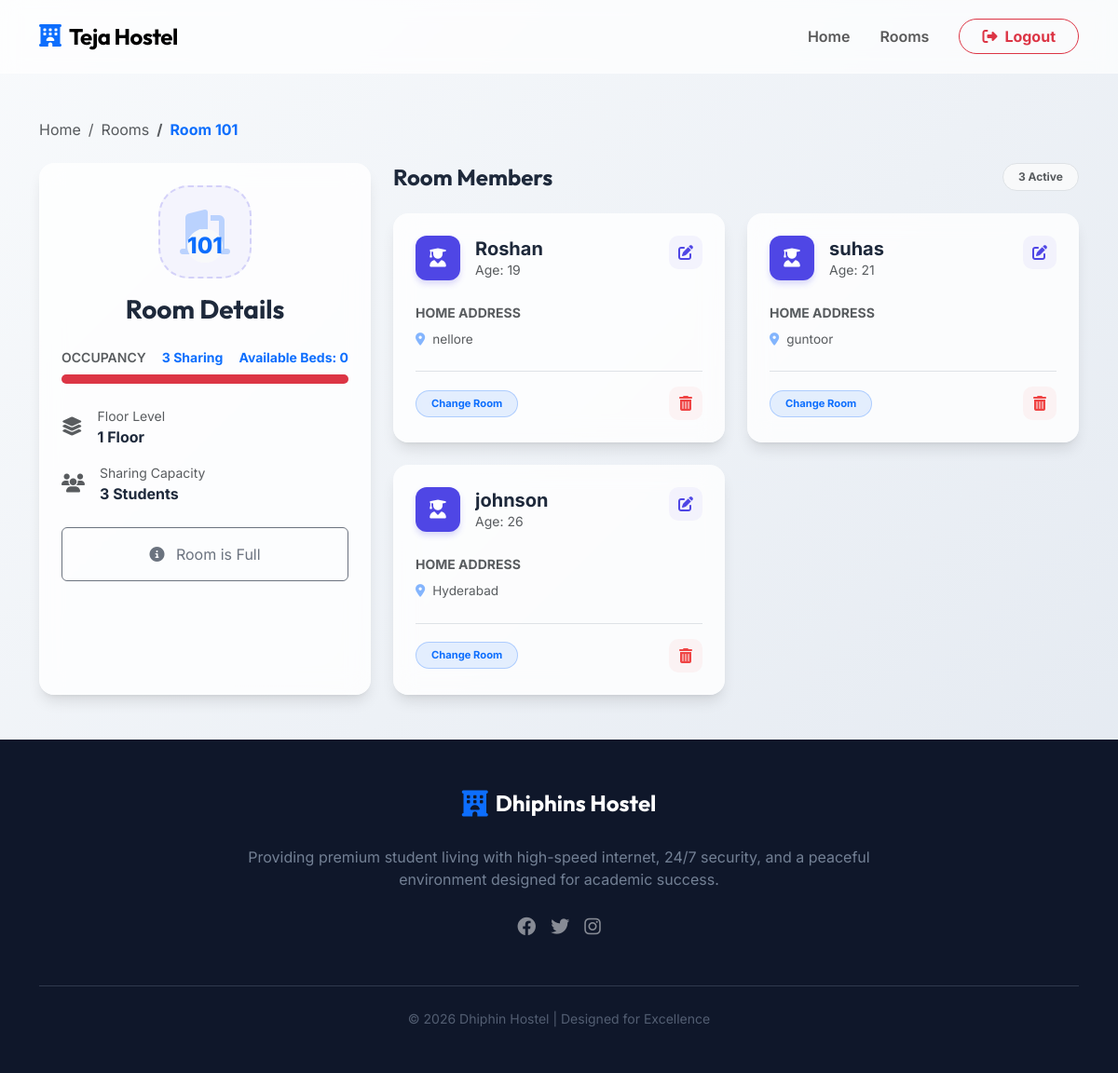
/myapp/room_details/101 (signed in), run on the app's committed database.
### myapp/models.py (models this page shows, shortened)
class Room(models.Model):
    room_no=models.IntegerField(primary_key=True)
    floor=models.IntegerField()
    sharing=models.IntegerField()
    @property
    def available_slots(self):
        total_members = self.person_set.count()
        return self.sharing - total_members

class Person(models.Model):
    name=models.CharField(max_length=50)
    age=models.IntegerField()
    address=models.CharField(max_length=100)
    room = models.ForeignKey(Room, on_delete=models.CASCADE)

### myapp/views.py (the view)
# urls.py: path('room_details/<int:room_no>',views.Room_details,name='room_details'),
@login_required
def Room_details(request, room_no):
    room = Room.objects.get(room_no=room_no)
    persons = Person.objects.filter(room=room)
    return render(request, template_name='myapp/Room_details.html', context={'room': room, 'persons': persons})

### templates/myapp/Room_details.html (shortened to what this page needs)
{% extends "myapp/base.html" %}
{% block content %}
<div class="container py-5">
  <nav aria-label="breadcrumb" class="mb-4">
    <ol class="breadcrumb">
      <li class="breadcrumb-item"><a href="{% url 'home' %}" class="text-decoration-none text-muted">Home</a></li>
      <li class="breadcrumb-item"><a href="{% url 'rooms' %}" class="text-decoration-none text-muted">Rooms</a></li>
      <li class="breadcrumb-item active fw-bold text-primary" aria-current="page">Room {{ room.room_no }}</li>
    </ol>
  </nav>
  <div class="row g-4">
    <div class="col-lg-4">
      <div class="glass-card p-4 border-0 mb-4 h-100">
        <div class="text-center mb-4">
          <div class="room-icon-wrapper mb-3 mx-auto">
            <span class="room-number-large text-primary bg-light border-0 rounded-pill px-10">{{ room.room_no }}</span>
          </div>
          <h3 class="fw-bold mb-1" style="font-family: 'Outfit', sans-serif;">Room Details</h3>
        </div>
        <div class="room-stats mb-4">
          <div class="d-flex justify-content-between mb-2">
            <span class="text-muted fw-semibold small">OCCUPANCY</span>
            <span class="fw-bold text-primary small"> {{ room.sharing }} Sharing</span>
            <span class="fw-bold text-primary small">Available Beds: {{ room.available_slots }}</span>
          </div>
          <div class="progress mb-4" style="height: 10px; border-radius: 5px; background-color: rgba(0,0,0,0.05);">
            <div class="progress-bar
                            {% if room.available_slots == 0 %} bg-danger
                            {% elif room.available_slots == room.sharing %} bg-success
                            {% else %} bg-warning
                            {% endif %}" role="progressbar"
              style="width: {% widthratio persons.count room.sharing 100 %}%"
              aria-valuenow="{% widthratio persons.count room.sharing 100 %}" aria-valuemin="0" aria-valuemax="100">
            </div>
          </div>
          <div class="grid gap-3">
            <div class="d-flex align-items-center mb-3">
              <i class="fas fa-layer-group text-muted me-3 fs-5"></i>
              <div>
                <div class="small text-muted">Floor Level</div>
                <div class="fw-bold fs-6">{{ room.floor }} Floor</div>
              </div>
            </div>
            <div class="d-flex align-items-center">
              <i class="fas fa-users text-muted me-3 fs-5"></i>
              <div>
                <div class="small text-muted">Sharing Capacity</div>
                <div class="fw-bold fs-6">{{ room.sharing }} Students</div>
              </div>
            </div>
          </div>
        </div>
        <div class="d-grid gap-2">
          {% if request.user.is_superuser %}
            {% if room.available_slots > 0 %}
            <a href="{% url 'add_person' room.room_no %}" class="btn btn-primary-modern py-3">
              <i class="fas fa-plus-circle me-2"></i> Register Member
            </a>
            {% else %}
            <button class="btn btn-secondary-modern py-3 cursor-not-allowed" disabled>
              <i class="fas fa-info-circle me-2"></i> Room is Full
            </button>
            {% endif %}
          {% endif %}
        </div>
      </div>
    </div>
    <div class="col-lg-8">
      <div class="d-flex justify-content-between align-items-center mb-4">
        <h4 class="fw-bold mb-0" style="font-family: 'Outfit', sans-serif;">Room Members</h4>
        <div class="badge bg-light text-muted border px-3 py-2 rounded-pill">
          {{ persons.count }} Active
        </div>
      </div>
      <div class="row g-4">
        {% for person in persons %}
        <div class="col-md-6">
          <div class="glass-card member-card p-4 border-0 h-100">
            <div class="d-flex justify-content-between align-items-start mb-4">
              <div class="d-flex align-items-center">
                <div class="member-avatar me-3">
                  <i class="fas fa-user-graduate"></i>
                </div>
                <div>
                  <h5 class="fw-bold mb-0 text-truncate" style="max-width: 155px;">{{ person.name }}</h5>
                  <p class="text-muted small mb-0">Age: {{ person.age }}</p>
                </div>
              </div>
              {% if request.user.is_superuser %}
              <a href="{% url 'edit_person' person.id %}" class="text-primary-link" title="Edit Member">
                <i class="fas fa-edit"></i>
              </a>
              {% endif %}
            </div>
            <div class="mb-4">
              <div class="small fw-bold text-muted text-uppercase mb-2">HOME ADDRESS</div>
              <p class="text-muted small mb-0 line-clamp-2" style="font-size: 0.85rem;">
                <i class="fas fa-map-marker-alt me-2 text-primary opacity-50"></i>{{ person.address }}
              </p>
            </div>
            {% if request.user.is_superuser %}
            <div class="d-flex justify-content-between align-items-center border-top pt-3 mt-auto ">
              <span
                class="badge bg-primary bg-opacity-10 text-primary border-primary border-opacity-25 border px-3 py-2 rounded-pill btn-primary"
                style="font-size: 0.7rem;">
                <a href="{% url 'change_room' person.id %}" style="text-decoration: none;" title="change room">Change
                  Room</a>
              </span>
              <a href="{% url 'delete' person.id %}" class="text-danger-link" title="Remove Member">
                <i class="fas fa-trash-alt"></i>
              </a>
            </div>
            {% endif %}
          </div>
        </div>
        {% endfor %}
      </div>
    </div>
  </div>
</div>
{% endblock %}

### myapp/static/myapp/css/style.css (style rules this page uses)
:root { --primary-color: #4f46e5; --primary-hover: #4338ca; --secondary-color: #64748b; --bg-gradient: linear-gradient(135deg, #f8fafc 0%, #e2e8f0 100%); --card-bg: rgba(255, 255, 255, 0.8); --glass-border: rgba(255, 255, 255, 0.3); --text-main: #1e293b; --text-muted: #64748b; --shadow-sm: 0 1px 2px 0 rgb(0 0 0 / 0.05); --shadow-md: 0 4px 6px -1px rgb(0 0 0 / 0.1), 0 2px 4px -2px rgb(0 0 0 / 0.1); --shadow-lg: 0 10px 15px -3px rgb(0 0 0 / 0.1), 0 4px 6px -4px rgb(0 0 0 / 0.1); }
body { font-family: 'Inter', sans-serif; background: var(--bg-gradient); color: var(--text-main); min-height: 100vh; }
.glass-card { background: var(--card-bg); backdrop-filter: blur(12px); -webkit-backdrop-filter: blur(12px); border: 1px solid var(--glass-border); border-radius: 1rem; box-shadow: var(--shadow-lg); transition: transform 0.3s ease, box-shadow 0.3s ease; }

### templates/myapp/Room_details.html (style rules this page uses)
.room-icon-wrapper { width: 100px; height: 100px; background: rgba(79, 70, 229, 0.05); border-radius: 2rem; display: flex; flex-direction: column; align-items: center; justify-content: center; position: relative; border: 2px dashed rgba(79, 70, 229, 0.2); }
.room-number-large { position: absolute; font-size: 1.5rem; font-weight: 800; color: var(--primary-color); bottom: 15px; }
.member-avatar { width: 48px; height: 48px; background: var(--primary-color); color: white; border-radius: 12px; display: flex; align-items: center; justify-content: center; font-size: 1.25rem; box-shadow: 0 4px 6px rgba(79, 70, 229, 0.2); }
.text-danger-link { width: 36px; height: 36px; display: flex; align-items: center; justify-content: center; background: rgba(239, 68, 68, 0.05); color: #ef4444; border-radius: 10px; text-decoration: none; transition: all 0.2s; }
.text-primary-link { width: 36px; height: 36px; display: flex; align-items: center; justify-content: center; background: rgba(79, 70, 229, 0.05); color: var(--primary-color); border-radius: 10px; text-decoration: none; transition: all 0.2s; }
.cursor-not-allowed { cursor: not-allowed; }
.line-clamp-2 { display: -webkit-box; -webkit-line-clamp: 2; line-clamp: 2; -webkit-box-orient: vertical; overflow: hidden; }
.member-card { transition: transform 0.3s cubic-bezier(0.4, 0, 0.2, 1); }

### data on the page
Room: room_no "101", sharing "3", available_slots "0", floor "1"
Person: name "Roshan", age "19", address "nellore"
Person: name "suhas", age "21", address "guntoor"
Person: name "johnson", age "26", address "Hyderabad"

### other printed values
{{ persons.count }} "3"
